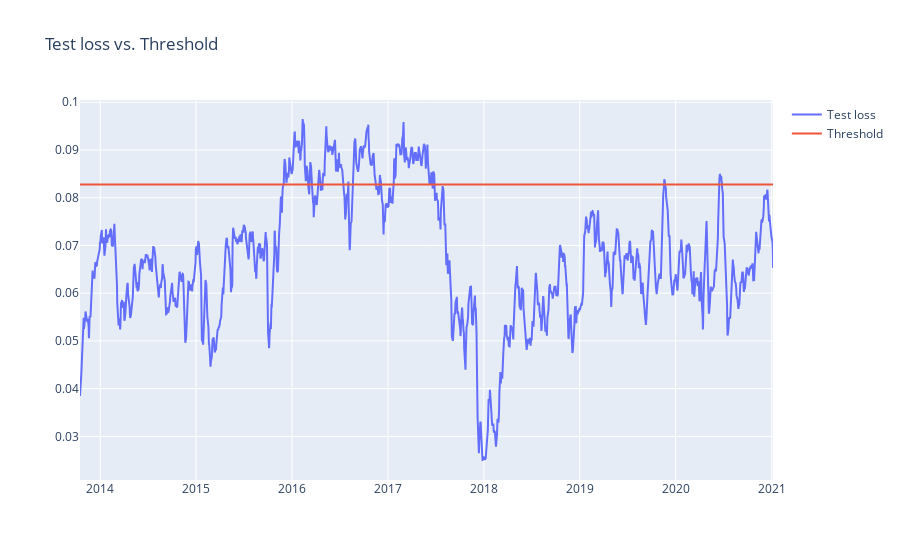
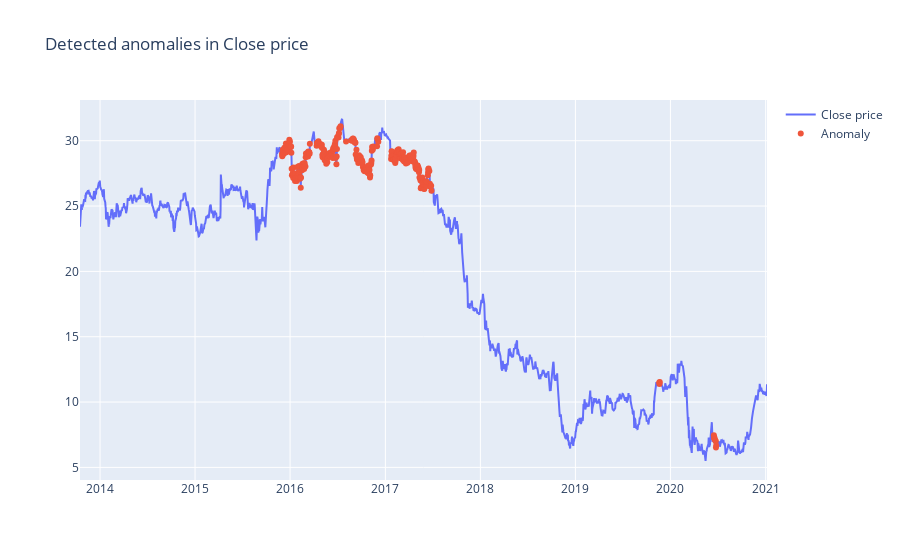

Notebook cell for these charts, in order:
### Code cell
import plotly.graph_objects as go

# Set anomaly detection threshold based on the training loss
threshold = np.percentile(train_mae_loss, 50)
print(f'Reconstruction error threshold: {threshold}')

# Test data predictions and anomaly detection
with torch.no_grad():
    X_test_pred = model(X_test_tensors)
    test_mae_loss = torch.mean(torch.abs(X_test_pred - X_test_tensors), dim=1).numpy()

# Create DataFrame for test scores
test_score_df = pd.DataFrame(test[TIME_STEPS:]).reset_index(drop=True)
test_score_df['loss'] = test_mae_loss
test_score_df['threshold'] = threshold
test_score_df['anomaly'] = test_score_df['loss'] > test_score_df['threshold']
test_score_df['Close'] = scaler.inverse_transform(test[TIME_STEPS:]['Close'].values.reshape(-1, 1))

# Plot test MAE loss and threshold using plotly
fig = go.Figure()
fig.add_trace(go.Scatter(x=test_score_df['Date'], y=test_score_df['loss'], name='Test loss'))
fig.add_trace(go.Scatter(x=test_score_df['Date'], y=test_score_df['threshold'], name='Threshold'))
fig.update_layout(showlegend=True, title='Test loss vs. Threshold')
fig.show()

# Visualize anomalies on the actual Close price
fig = go.Figure()
fig.add_trace(go.Scatter(x=test_score_df['Date'], y=test_score_df['Close'], name='Close price'))
fig.add_trace(go.Scatter(x=test_score_df.loc[test_score_df['anomaly'], 'Date'], 
                         y=test_score_df.loc[test_score_df['anomaly'], 'Close'], 
                         mode='markers', name='Anomaly'))
fig.update_layout(showlegend=True, title='Detected anomalies in Close price')
fig.show()

### Figure 1 — Plotly figure (JSON) as saved in the notebook; plotly's stock layout.template omitted (floating-point values rounded to 4 significant figures; data arrays with more than 128 entries replaced by an {"elided": "..."} marker saying what was removed)
{"data": [{"name": "Test loss", "type": "scatter", "x": {"elided": "1819 str values"}, "y": {"elided": "1819 float values"}}, {"name": "Threshold", "type": "scatter", "x": {"elided": "1819 str values"}, "y": {"elided": "1819 float values"}}], "layout": {"showlegend": true, "title": {"text": "Test loss vs. Threshold"}}}

### Figure 2 — Plotly figure (JSON) as saved in the notebook; plotly's stock layout.template omitted (floating-point values rounded to 4 significant figures; data arrays with more than 128 entries replaced by an {"elided": "..."} marker saying what was removed)
{"data": [{"name": "Close price", "type": "scatter", "x": {"elided": "1819 str values"}, "y": {"elided": "1819 float values"}}, {"mode": "markers", "name": "Anomaly", "type": "scatter", "x": {"elided": "312 str values"}, "y": {"elided": "312 float values"}}], "layout": {"showlegend": true, "title": {"text": "Detected anomalies in Close price"}}}
